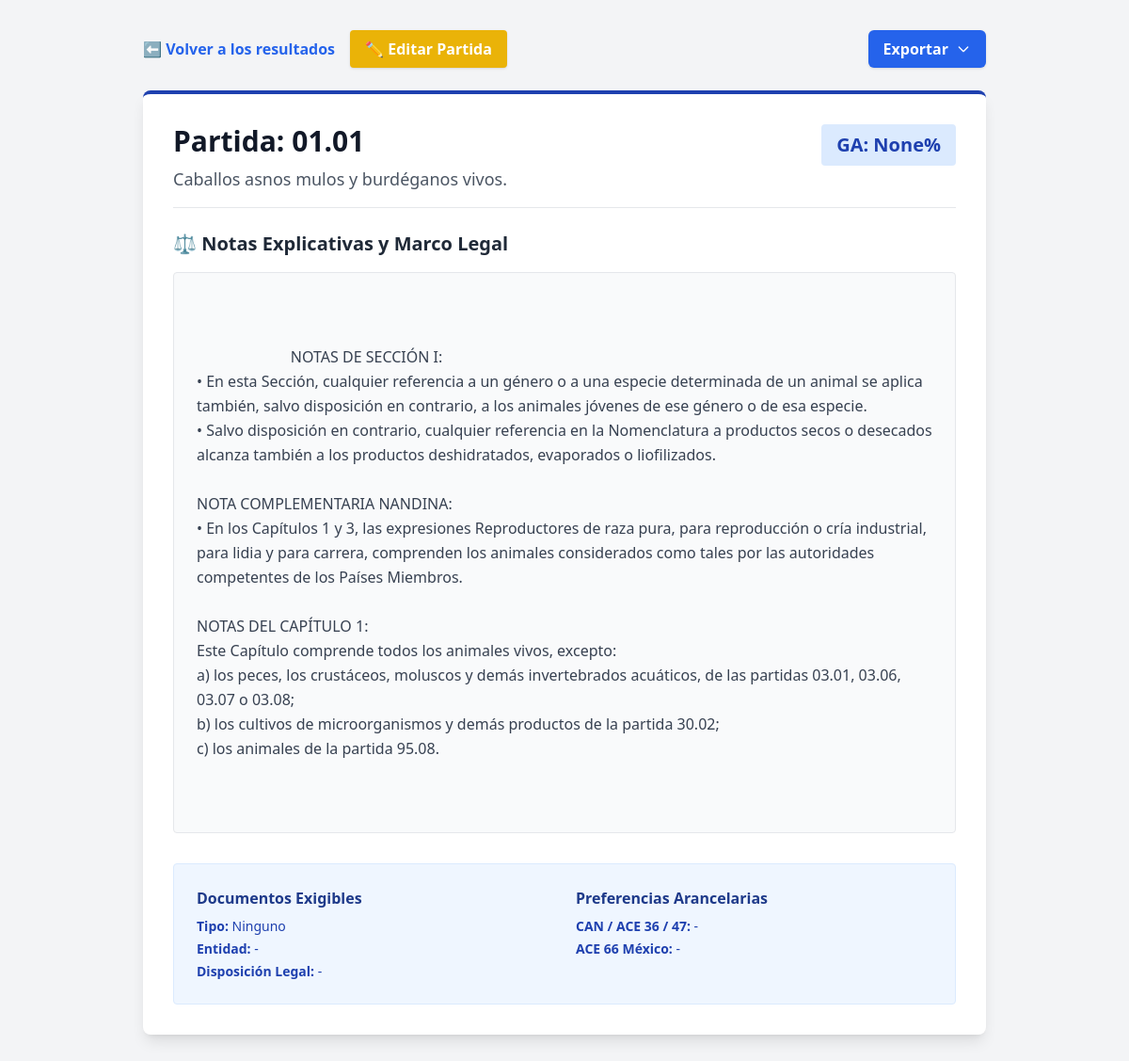
Page /arancel/99/ (signed in) on the earlier database version.
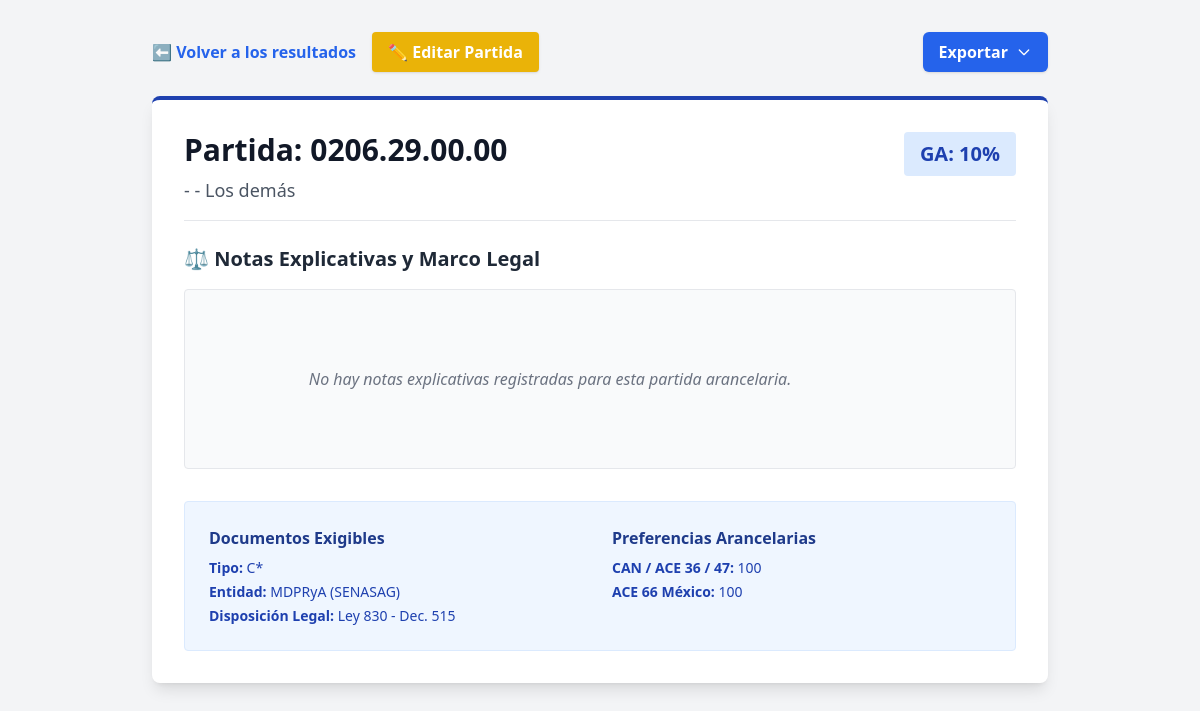
Same page on the later database version.
### cuentas/models.py (models this page shows, shortened)
class Arancel(models.Model):
    codigo = models.CharField(max_length=20, unique=True, verbose_name="Código")
    descripcion = models.TextField(verbose_name="Descripción de la Mercancía")
    notas_explicativas = models.TextField(null=True, blank=True, verbose_name="Notas Explicativas y Legales")
    ga_porcentaje = models.IntegerField(null=True, blank=True, verbose_name="GA %")
    ice_iehd = models.CharField(max_length=50, null=True, blank=True, verbose_name="ICE - IEHD")
    unidad_medida = models.CharField(max_length=10, null=True, blank=True, verbose_name="Unidad de Medida")
    despacho_frontera = models.CharField(max_length=100, null=True, blank=True, verbose_name="Despacho en Frontera")
    doc_tipo = models.CharField(max_length=20, null=True, blank=True, verbose_name="Tipo de Doc")
    doc_entidad = models.CharField(max_length=100, null=True, blank=True, verbose_name="Entidad que emite")
    doc_disposicion = models.CharField(max_length=150, null=True, blank=True, verbose_name="Disp. Legal")
    pref_can_ace = models.CharField(max_length=20, null=True, blank=True, verbose_name="CAN/ACE36/ACE47/VEN")
    pref_ace22_chi = models.CharField(max_length=20, null=True, blank=True, verbose_name="ACE 22 Chi")
    pref_ace22_prot = models.CharField(max_length=20, null=True, blank=True, verbose_name="ACE 22 Prot")
    pref_ace66_mexico = models.CharField(max_length=20, null=True, blank=True, verbose_name="ACE 66 México")
    class Meta:
        verbose_name = "Arancel"
        verbose_name_plural = "Aranceles"

### cuentas/views.py (the view)
# urls.py: path('arancel/<int:arancel_id>/', views.detalle_arancel, name='detalle_arancel'),
@login_required
def detalle_arancel(request, arancel_id):
    arancel = get_object_or_404(Arancel, id=arancel_id)
    return render(request, 'detalle_arancel.html', {'arancel': arancel})

### templates/detalle_arancel.html (shortened to what this page needs)
<!DOCTYPE html>
<html lang="es">
<head>
    <script src="https://cdn.tailwindcss.com"></script>
</head>
<body class="bg-gray-100 min-h-screen p-8">
    <div class="max-w-4xl mx-auto">
        <div class="flex flex-wrap gap-4 items-center justify-between mb-6">
            <div class="flex gap-4 items-center">
                <a href="javascript:history.back()" class="text-blue-600 hover:text-blue-800 font-semibold flex items-center">
                    ⬅️ Volver a los resultados
                </a>
                {% if request.user.is_staff %}
                <a href="{% url 'editar_arancel' arancel.id %}" class="bg-yellow-500 hover:bg-yellow-600 text-white font-bold py-2 px-4 rounded shadow">
                    ✏️ Editar Partida
                </a>
                {% endif %}
            </div>
            <div class="relative inline-block text-left">
                <button type="button" id="btn-exportar" class="bg-blue-600 text-white font-bold py-2 px-4 rounded-md shadow hover:bg-blue-700 focus:outline-none focus:ring-2 focus:ring-blue-500 focus:ring-offset-2 flex items-center transition-colors">
                    Exportar
                    <svg class="ml-2 h-4 w-4" fill="none" stroke="currentColor" viewBox="0 0 24 24">
                        <path stroke-linecap="round" stroke-linejoin="round" stroke-width="2" d="M19 9l-7 7-7-7"></path>
                    </svg>
                </button>
            </div>
        </div>
        <div class="bg-white p-8 rounded-lg shadow-lg border-t-4 border-blue-800">
            <div class="flex justify-between items-start border-b pb-4 mb-6">
                <div>
                    <h1 class="text-3xl font-bold text-gray-900">Partida: {{ arancel.codigo }}</h1>
                    <p class="text-lg text-gray-600 mt-2">{{ arancel.descripcion }}</p>
                </div>
                <div class="bg-blue-100 text-blue-800 px-4 py-2 rounded font-bold text-xl">
                    GA: {{ arancel.ga_porcentaje }}%
                </div>
            </div>
            <div class="mb-8">
                <h2 class="text-xl font-bold text-gray-800 mb-4 flex items-center">
                    ⚖️ Notas Explicativas y Marco Legal
                </h2>
                <div class="bg-gray-50 p-6 rounded border border-gray-200 text-gray-700 leading-relaxed whitespace-pre-wrap">
                    {% if arancel.notas_explicativas %}
                        {{ arancel.notas_explicativas }}
                    {% else %}
                        <em class="text-gray-500">No hay notas explicativas registradas para esta partida arancelaria.</em>
                    {% endif %}
                </div>
            </div>
            <div class="grid grid-cols-1 md:grid-cols-2 gap-6 bg-blue-50 p-6 rounded border border-blue-100">
                <div>
                    <h3 class="font-bold text-blue-900 mb-2">Documentos Exigibles</h3>
                    <ul class="text-blue-800 text-sm space-y-1">
                        <li><strong>Tipo:</strong> {{ arancel.doc_tipo|default:"Ninguno" }}</li>
                        <li><strong>Entidad:</strong> {{ arancel.doc_entidad|default:"-" }}</li>
                        <li><strong>Disposición Legal:</strong> {{ arancel.doc_disposicion|default:"-" }}</li>
                    </ul>
                </div>
                <div>
                    <h3 class="font-bold text-blue-900 mb-2">Preferencias Arancelarias</h3>
                    <ul class="text-blue-800 text-sm space-y-1">
                        <li><strong>CAN / ACE 36 / 47:</strong> {{ arancel.pref_can_ace|default:"-" }}</li>
                        <li><strong>ACE 66 México:</strong> {{ arancel.pref_ace66_mexico|default:"-" }}</li>
                    </ul>
                </div>
            </div>
        </div>
    </div>
</body>
</html>

Differences in the rows shown:
changed Arancel: codigo "01.01" → "0206.29.00.00"; descripcion "Caballos asnos mulos y burdéganos vivos." → "- - Los demás"; ga_porcentaje "None" → "10"; doc_tipo "Ninguno" → "C*"; doc_entidad "-" → "MDPRyA (SENASAG)"; doc_disposicion "-" → "Ley 830 - Dec. 515"; pref_can_ace "-" → "100"; pref_ace66_mexico "-" → "100"; notas_explicativas "NOTAS DE SECCIÓN I: • En esta Sección, cualquier referencia a un género o a una especie determinada de un animal se aplica también, salvo disposición en contrario, a los animales jóvenes de ese género o de esa especie. • Salvo disposición en contrario, cualquier referencia en la Nomenclatura a productos secos o desecados alcanza también a los productos deshidratados, evaporados o liofilizados. NOTA COMPLEMENTARIA NANDINA: • En los Capítulos 1 y 3, las expresiones Reproductores de raza pura, para reproducción o cría industrial, para lidia y para carrera, comprenden los animales considerados como tales por las autoridades competentes de los Países Miembros. NOTAS DEL CAPÍTULO 1: Este Capítulo…" → (not shown)
Other differences:
text now shown: "No hay notas explicativas registradas para esta partida arancelaria."
